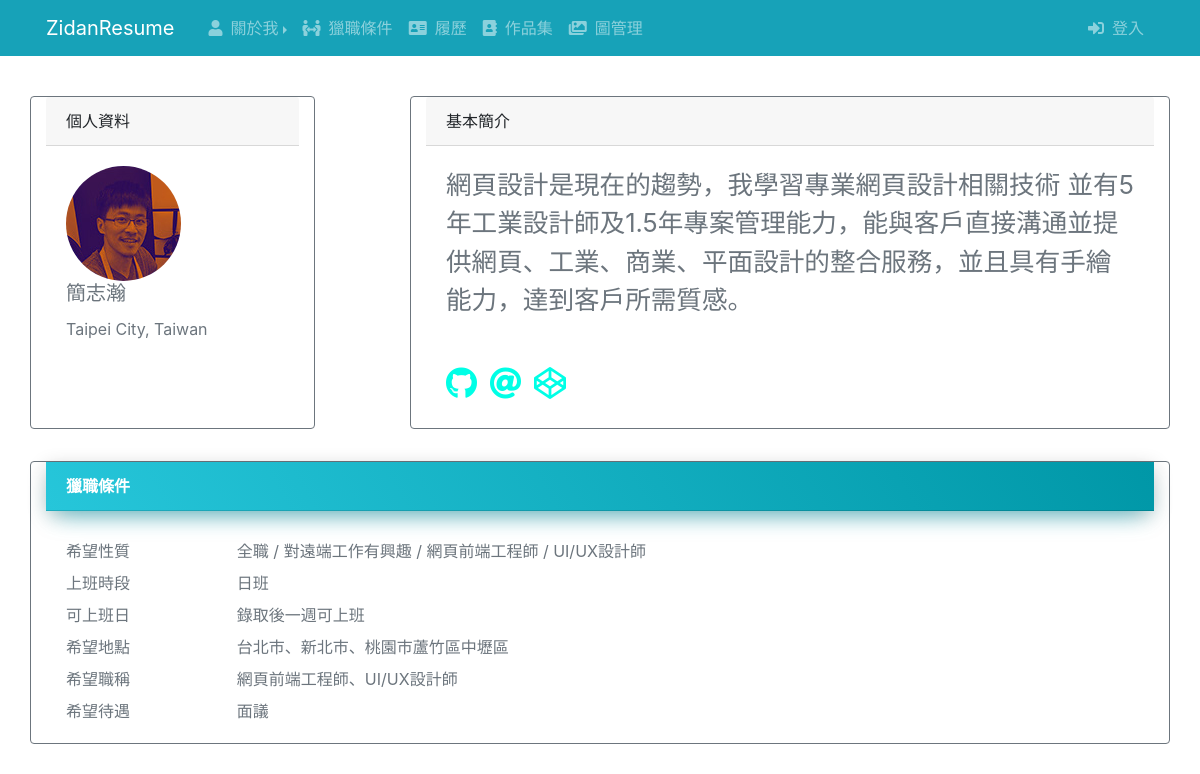
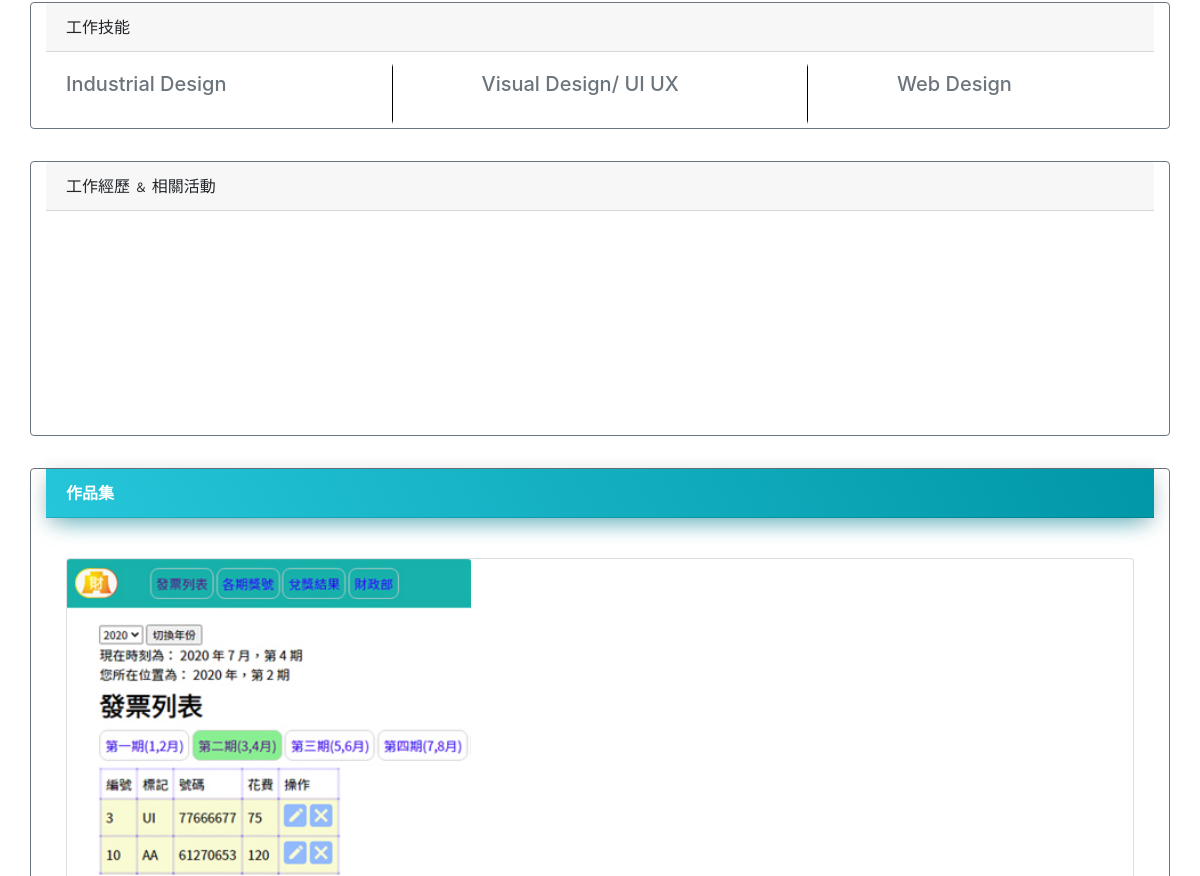
Before: / (upper part) with the older database file (2 pictures, top to bottom).
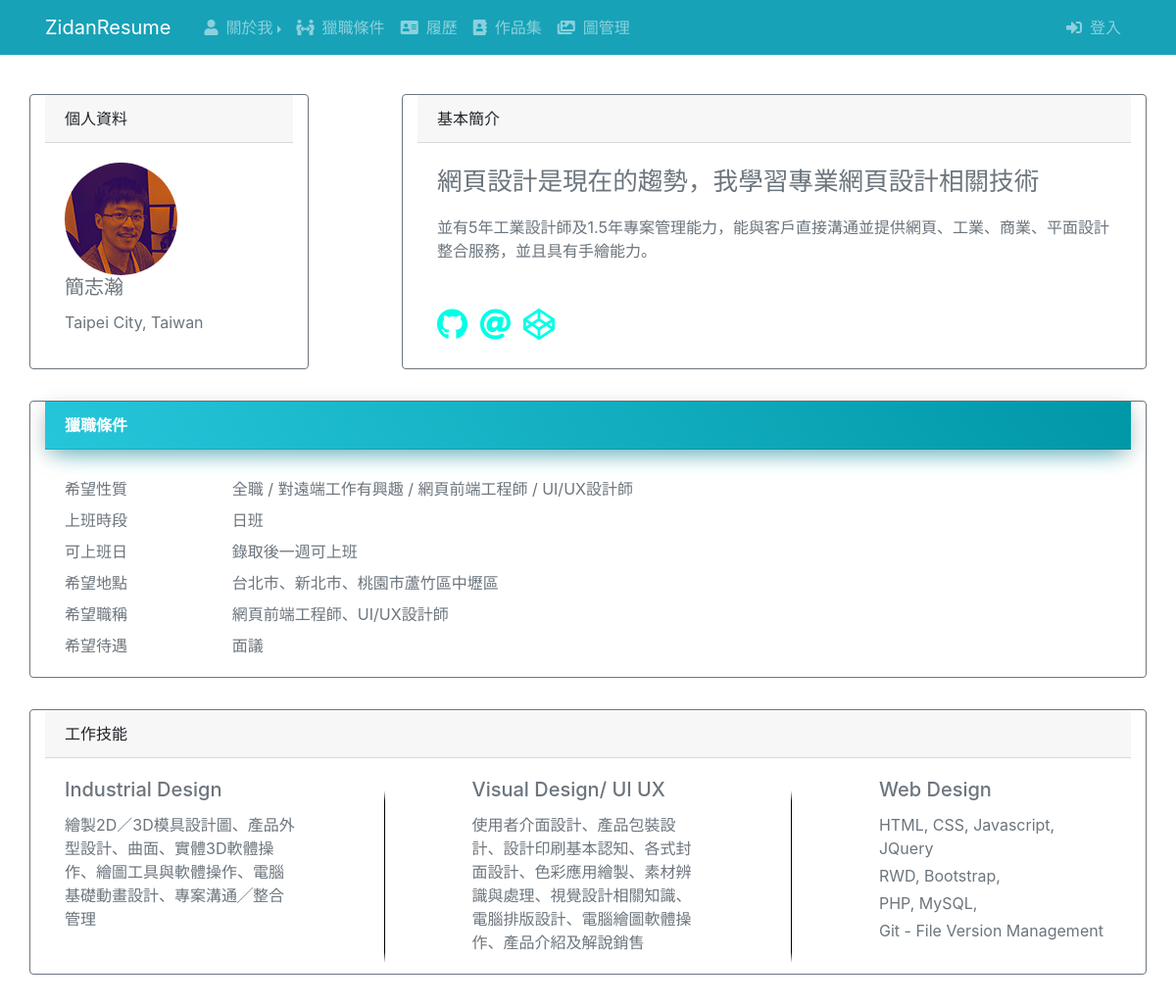
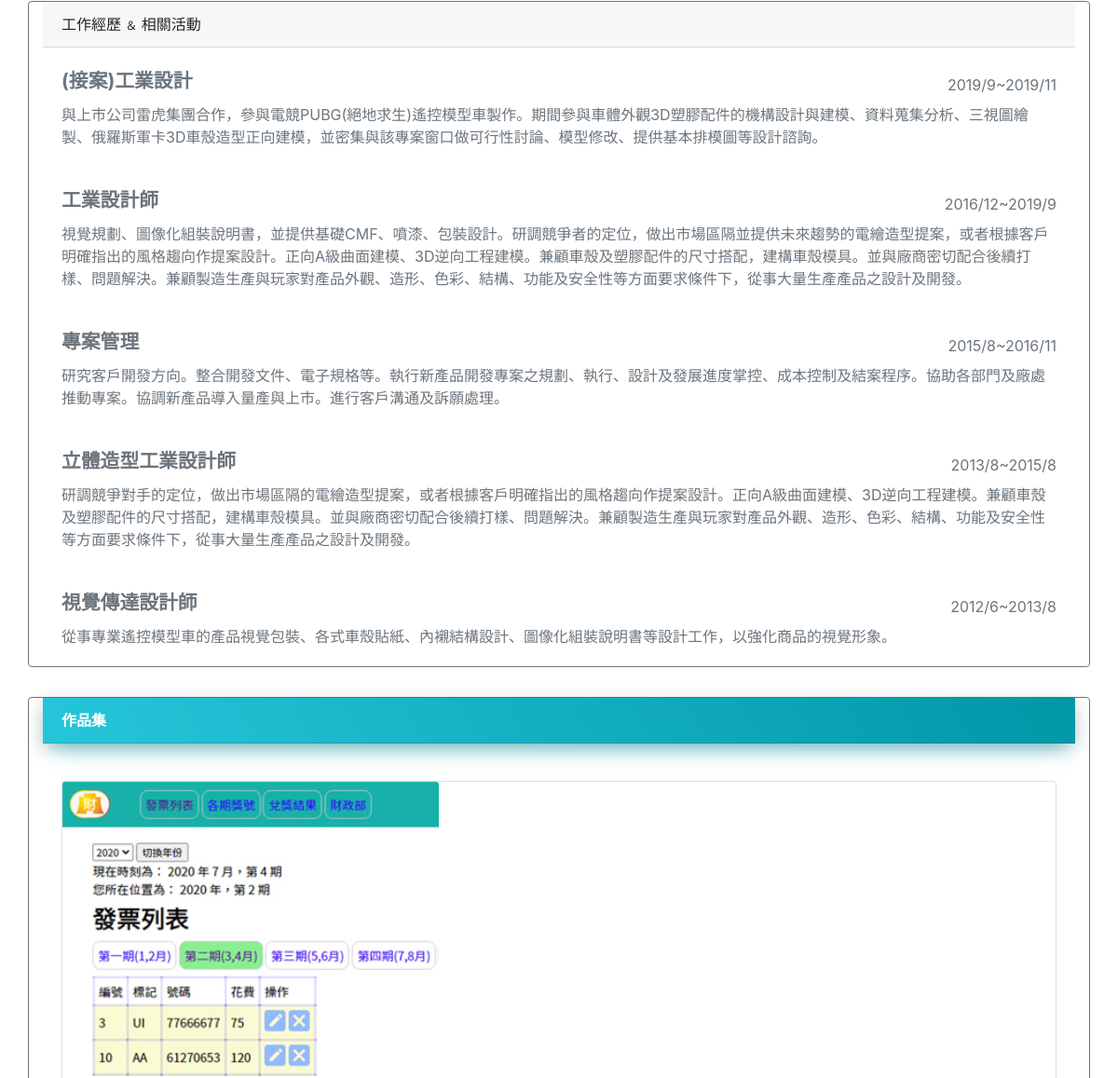
After: the same page with the newer database file (2 pictures, top to bottom).
### tables this page shows
CREATE TABLE `intro` (
  `id` int(10) UNSIGNED NOT NULL,
  `intro` varchar(256) NOT NULL,
  `sh` tinyint(1) UNSIGNED NOT NULL
);

CREATE TABLE `skill` (
  `id` int(10) UNSIGNED NOT NULL,
  `skill` varchar(500) NOT NULL,
  `type` int(10) UNSIGNED NOT NULL,
  `sh` tinyint(1) DEFAULT 1
);

CREATE TABLE `exp` (
  `id` int(10) UNSIGNED NOT NULL,
  `jobfn` varchar(64) NOT NULL,
  `period` varchar(20) NOT NULL,
  `description` varchar(500) NOT NULL,
  `sh` tinyint(1) DEFAULT 1
);

### base.php (called while the page is built, shortened)
<?php
$dsn="mysql:host=localhost;charset=utf8;dbname=resume";
$pdo=new PDO($dsn,"root","");
function all($table,...$arg){
    global $pdo;
    $sql="select * from $table ";
    if(isset($arg[0]) && is_array($arg[0])){
        $tmp=[];
        foreach($arg[0] as $key => $value){
            $tmp[]=sprintf("`%s`='%s'",$key,$value);
        }
        $sql=$sql." where " . implode(" && ",$tmp);
    }
    return $pdo->query($sql)->fetchAll();
}

### index.php (the view, shortened to what the changed rows need)
<?php
include_once "base.php";
?>
<!DOCTYPE html>
<html lang="en">
<head>
    <link rel="stylesheet" href="./plugins/bootstrap.css">
    <link rel="stylesheet" href="https://use.fontawesome.com/releases/v5.13.0/css/all.css">
    <link rel="stylesheet" href="./css/custom.css">
</head>
<body>
    <section class="container w-100 pt-5">
        <artical class="row justify-content-between">
          <div class="card border-secondary mb-3 mt-5 col-12 col-md-8" id="intro">
                <div class="card-body text-secondary">
          <div class="div">
                  <?php
                    $rows=all('intro',['sh'=>1]);
                    foreach($rows as $value){
                  ?>
          <p class="card-text"><?=$value['intro'];?></p>
                  <?php
                  }
                  ?>
          </div>
                </div>
          </div>
        </artical>
    </section>
    <section class="container w-100">
        <artical class="row justify-content-between">
          <div class="card border-secondary mb-3 mt-3 col-12 col-md-12">
                <aside class="d-flex justify-content-between flex-wrap">
                	<div class="card-body text-secondary col-12 col-md-3">
                	    <h5 class="card-title">Industrial Design</h5>
          <?php
                $rows=all('skill',['sh'=>1,'type'=>1]);
                foreach($rows as $value){
          ?>
                      <p class="card-text"><?=$value['skill'];?></p>
          <?php
          }
          ?>
                	</div>
                	<div class="card-body text-secondary col-12 col-md-3">
                	    <h5 class="card-title">Visual Design/ UI UX</h5>
          <?php
                $rows=all('skill',['sh'=>1,'type'=>2]);
                foreach($rows as $value){
          ?>
                      <p class="card-text"><?=$value['skill'];?></p>
          <?php
          }
          ?>
                	</div>
                	<div class="card-body text-secondary col-12 col-md-3">
                      <h5 class="card-title">Web Design</h5>
          <?php
                $rows=all('skill',['sh'=>1,'type'=>3]);
                foreach($rows as $value){
          ?>
                	    <p class="card-text mb-1"><?=$value['skill'];?></p>
          <?php
          }
          ?>
                	</div>
                </aside>
          </div>
        </artical>
    </section>
    <section class="container w-100">
        <artical class="row justify-content-between">
          <div class="card border-secondary mb-3 mt-3 col-12 col-md-12">
          <?php
                $rows=all('exp',['sh'=>1]);
                foreach($rows as $value){
          ?>
                <div class="card-body text-secondary">
                    <div class="d-flex justify-content-between flex-wrap mb-2">
                    	<span class="font-weight-bold mytitle"><?=$value['jobfn'];?></span><span class="text-right mt-2"><?=$value['period'];?></span>
                    </div>
                    <p class="card-text"><?=$value['description'];?></p>
                </div>
          <?php
          }
          ?>
          </div>
        </artical>
    </section>
</body>
</html>

Changed rows visible on the page:
changed intro: intro "網頁設計是現在的趨勢，我學習專業網頁設計相關技術 並有5年工業設計師及1.5年專案管理能力，能與客戶直接溝通並提供網頁、工業、商業、平面設計的整合服務，並且具有手繪能力，達到客戶所需質感。" → "網頁設計是現在的趨勢，我學習專業網頁設計相關技術"
added intro: intro "並有5年工業設計師及1.5年專案管理能力，能與客戶直接溝通並提供網頁、工業、商業、平面設計整合服務，並且具有手繪能力。"
added skill: skill "繪製2D／3D模具設計圖、產品外型設計、曲面、實體3D軟體操作、繪圖工具與軟體操作、電腦基礎動畫設計、專案溝通╱整合管理", shown under "Industrial Design"
added skill: skill "使用者介面設計、產品包裝設計、設計印刷基本認知、各式封面設計、色彩應用繪製、素材辨識與處理、視覺設計相關知識、電腦排版設計、電腦繪圖軟體操作、產品介紹及解說銷售", shown under "Visual Design/ UI UX"
added skill: skill "HTML, CSS, Javascript, JQuery", shown under "Web Design"
added skill: skill "RWD, Bootstrap,", shown under "Web Design"
added skill: skill "PHP, MySQL,", shown under "Web Design"
added skill: skill "Git - File Version Management", shown under "Web Design"
now on this page (row edited): exp: jobfn "(接案)工業設計", period "2019/9~2019/11", description "與上市公司雷虎集團合作，參與電競PUBG(絕地求生)遙控模型車製作。期間參與車體外觀3D塑膠配件的機構設計與建模、資料蒐集分析、三視圖繪製、俄羅斯軍卡3D車殼造型正向建模，並密集與該專案窗口做可行性討論、模型修改、提供基本排模圖等設計諮詢。"
now on this page (row edited): exp: jobfn "工業設計師", period "2016/12~2019/9", description "視覺規劃、圖像化組裝說明書，並提供基礎CMF、噴漆、包裝設計。研調競爭者的定位，做出市場區隔並提供未來趨勢的電繪造型提案，或者根據客戶明確指出的風格趨向作提案設計。正向A級曲面建模、3D逆向工程建模。兼顧車殼及塑膠配件的尺寸搭配，建構車殼模具。並與廠商密切配合後續打樣、問題解決。兼顧製造生產與玩家對產品外觀、造形、色彩、結構、功能及安全性等方面要求條件下，從事大量生產產品之設計及開發。"
now on this page (row edited): exp: jobfn "專案管理", period "2015/8~2016/11", description "研究客戶開發方向。整合開發文件、電子規格等。執行新產品開發專案之規劃、執行、設計及發展進度掌控、成本控制及結案程序。協助各部門及廠處推動專案。協調新產品導入量產與上市。進行客戶溝通及訴願處理。"
now on this page (row edited): exp: jobfn "立體造型工業設計師", period "2013/8~2015/8", description "研調競爭對手的定位，做出市場區隔的電繪造型提案，或者根據客戶明確指出的風格趨向作提案設計。正向A級曲面建模、3D逆向工程建模。兼顧車殼及塑膠配件的尺寸搭配，建構車殼模具。並與廠商密切配合後續打樣、問題解決。兼顧製造生產與玩家對產品外觀、造形、色彩、結構、功能及安全性等方面要求條件下，從事大量生產產品之設計及開發。"
added exp: jobfn "視覺傳達設計師", period "2012/6~2013/8", description "從事專業遙控模型車的產品視覺包裝、各式車殼貼紙、內襯結構設計、圖像化組裝說明書等設計工作，以強化商品的視覺形象。"
